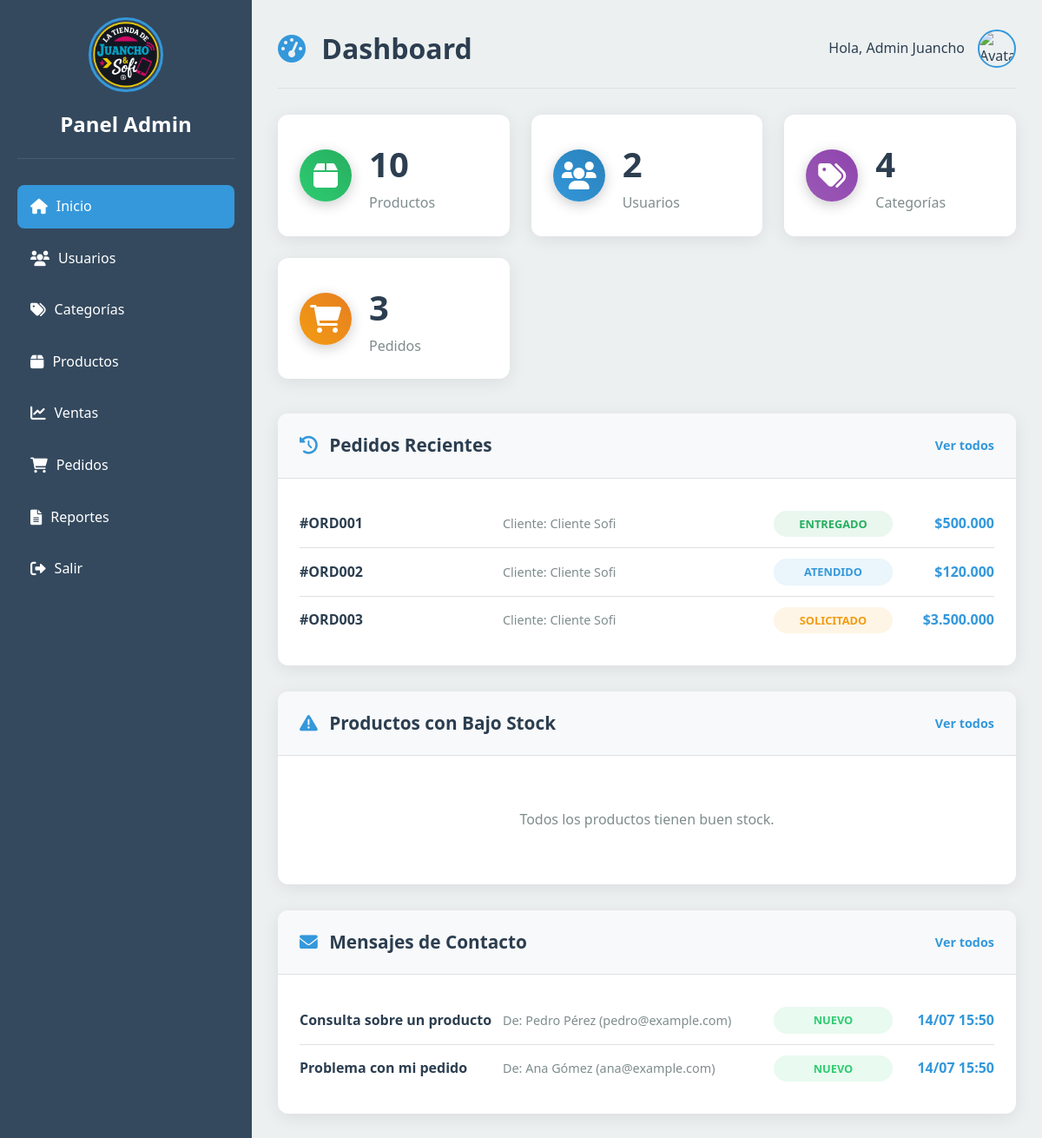
Page /admin/index.php (signed in) on the committed database.
### tables this page shows
CREATE TABLE ordenes (
    id INT PRIMARY KEY AUTO_INCREMENT,
    id_usuario INT NOT NULL,
    codigo VARCHAR(20) UNIQUE NOT NULL,  
    fecha TIMESTAMP DEFAULT CURRENT_TIMESTAMP,
    total DECIMAL(10, 2) NOT NULL,
    estado VARCHAR(50) DEFAULT 'Solicitado',  
    tipo_venta VARCHAR(50) NOT NULL,  
    direccion_envio TEXT,
    metodo_pago VARCHAR(50),
    telefono_contacto BIGINT,
    FOREIGN KEY (id_usuario) REFERENCES usuarios(id) ON DELETE CASCADE
);

CREATE TABLE usuarios (
    id INT PRIMARY KEY AUTO_INCREMENT,
    nombre VARCHAR(255) NOT NULL,
    correo VARCHAR(150) UNIQUE NOT NULL,
    celular BIGINT,
    clave VARCHAR(100) NOT NULL,
    rol VARCHAR(50) DEFAULT 'cliente',  
    fecha_registro TIMESTAMP DEFAULT CURRENT_TIMESTAMP
);

CREATE TABLE contactar (
    id INT PRIMARY KEY AUTO_INCREMENT,
    nombre VARCHAR(255) NOT NULL,
    correo VARCHAR(150) NOT NULL,
    asunto VARCHAR(255),
    mensaje TEXT NOT NULL,
    fecha_envio TIMESTAMP DEFAULT CURRENT_TIMESTAMP
);

### admin/index.php (the view, shortened to what this page needs)
<?php
$database = new Database();
$db = $database->getConnection();
$total_productos = $db->query("SELECT COUNT(*) FROM productos")->fetchColumn();
$total_usuarios = $db->query("SELECT COUNT(*) FROM usuarios")->fetchColumn();
$total_categorias = $db->query("SELECT COUNT(*) FROM categorias")->fetchColumn();
$total_pedidos = $db->query("SELECT COUNT(*) FROM ordenes")->fetchColumn();
$stmt_pedidos = $db->prepare("
    SELECT o.*, u.nombre as cliente_nombre
    FROM ordenes o
    JOIN usuarios u ON o.id_usuario = u.id
    ORDER BY o.fecha DESC
    LIMIT 5
");
$stmt_pedidos->execute();
$pedidos_recientes = $stmt_pedidos->fetchAll(PDO::FETCH_ASSOC);
$stmt_stock = $db->prepare("SELECT * FROM productos WHERE cantidad < 10 ORDER BY cantidad ASC LIMIT 5");
$stmt_stock->execute();
$productos_bajo_stock = $stmt_stock->fetchAll(PDO::FETCH_ASSOC);
$stmt_contacto = $db->prepare("SELECT * FROM contactar ORDER BY fecha_envio DESC LIMIT 5");
$stmt_contacto->execute();
$mensajes_contacto = $stmt_contacto->fetchAll(PDO::FETCH_ASSOC);
?>
<!DOCTYPE html>
<html lang="es">
<head>
    <link rel="stylesheet" href="../css/admin.css">
    <link rel="stylesheet" href="https://cdnjs.cloudflare.com/ajax/libs/font-awesome/6.0.0/css/all.min.css">
</head>
<body>
    <div class="admin-container">
        <nav class="sidebar">
            <div class="logo">
                <img src="../Logo/Logo juancho.png" alt="Logo" class="logo-img">
                <h3>Panel Admin</h3>
            </div>
            <ul class="nav-menu">
                <li><a href="index.php" class="active"><i class="fas fa-home"></i> Inicio</a></li>
                <li><a href="usuarios.php"><i class="fas fa-users"></i> Usuarios</a></li>
                <li><a href="categorias.php"><i class="fas fa-tags"></i> Categorías</a></li>
                <li><a href="productos.php"><i class="fas fa-box"></i> Productos</a></li>
                <li><a href="ventas.php"><i class="fas fa-chart-line"></i> Ventas</a></li>
                <li><a href="pedidos.php"><i class="fas fa-shopping-cart"></i> Pedidos</a></li>
                <li><a href="reportes.php"><i class="fas fa-file-alt"></i> Reportes</a></li>
                <li><a href="../logout.php"><i class="fas fa-sign-out-alt"></i> Salir</a></li>
            </ul>
        </nav>
        <main class="main-content">
            <header class="content-header">
                <h1><i class="fas fa-tachometer-alt"></i> Dashboard</h1>
                <div class="user-info">
                    <span>Hola, <?php echo htmlspecialchars($_SESSION['user_name']); ?></span>
                    <img src="../images/admin-avatar.png" alt="Avatar" class="user-avatar">
                </div>
            </header>
            <div class="stats-grid">
                <div class="stat-card">
                    <div class="stat-icon products">
                        <i class="fas fa-box"></i>
                    </div>
                    <div class="stat-info">
                        <h3><?php echo $total_productos; ?></h3>
                        <p>Productos</p>
                    </div>
                </div>
                <div class="stat-card">
                    <div class="stat-icon users">
                        <i class="fas fa-users"></i>
                    </div>
                    <div class="stat-info">
                        <h3><?php echo $total_usuarios; ?></h3>
                        <p>Usuarios</p>
                    </div>
                </div>
                <div class="stat-card">
                    <div class="stat-icon categories">
                        <i class="fas fa-tags"></i>
                    </div>
                    <div class="stat-info">
                        <h3><?php echo $total_categorias; ?></h3>
                        <p>Categorías</p>
                    </div>
                </div>
                <div class="stat-card">
                    <div class="stat-icon orders">
                        <i class="fas fa-shopping-cart"></i>
                    </div>
                    <div class="stat-info">
                        <h3><?php echo $total_pedidos; ?></h3>
                        <p>Pedidos</p>
                    </div>
                </div>
            </div>
            <div class="summary-sections">
                <div class="card">
                    <div class="card-header">
                        <h3><i class="fas fa-history"></i> Pedidos Recientes</h3>
                        <a href="pedidos.php" class="view-all">Ver todos</a>
                    </div>
                    <div class="card-body">
                        <?php if (!empty($pedidos_recientes)): ?>
                        <ul class="recent-list">
                            <?php foreach ($pedidos_recientes as $pedido): ?>
                            <li>
                                <span class="list-item-title">#<?php echo htmlspecialchars($pedido['codigo']); ?></span>
                                <span class="list-item-meta">Cliente: <?php echo htmlspecialchars($pedido['cliente_nombre']); ?></span>
                                <span class="list-item-status status-<?php echo strtolower($pedido['estado']); ?>"><?php echo htmlspecialchars($pedido['estado']); ?></span>
                                <span class="list-item-amount">$<?php echo number_format($pedido['total'], 0, ',', '.'); ?></span>
                            </li>
                            <?php endforeach; ?>
                        </ul>
                        <?php else: ?>
                        <p class="empty-state-text">No hay pedidos recientes.</p>
                        <?php endif; ?>
                    </div>
                </div>
                <div class="card">
                    <div class="card-header">
                        <h3><i class="fas fa-exclamation-triangle"></i> Productos con Bajo Stock</h3>
                        <a href="productos.php?stock=low" class="view-all">Ver todos</a>
                    </div>
                    <div class="card-body">
                        <?php if (!empty($productos_bajo_stock)): ?>
                        <ul class="recent-list">
                            <?php foreach ($productos_bajo_stock as $producto): ?>
                            <li>
                                <span class="list-item-title"><?php echo htmlspecialchars($producto['nombre']); ?></span>
                                <span class="list-item-meta">Categoría: <?php echo htmlspecialchars($producto['id_categoria']); ?></span>
                                <span class="list-item-status status-low-stock">Stock: <?php echo htmlspecialchars($producto['cantidad']); ?></span>
                                <span class="list-item-amount">$<?php echo number_format($producto['precio_unitario'], 0, ',', '.'); ?></span>
                            </li>
                            <?php endforeach; ?>
                        </ul>
                        <?php else: ?>
                        <p class="empty-state-text">Todos los productos tienen buen stock.</p>
                        <?php endif; ?>
                    </div>
                </div>
                <div class="card">
                    <div class="card-header">
                        <h3><i class="fas fa-envelope"></i> Mensajes de Contacto</h3>
                        <a href="#" class="view-all">Ver todos</a>
                    </div>
                    <div class="card-body">
                        <?php if (!empty($mensajes_contacto)): ?>
                        <ul class="recent-list">
                            <?php foreach ($mensajes_contacto as $mensaje): ?>
                            <li>
                                <span class="list-item-title"><?php echo htmlspecialchars($mensaje['asunto']); ?></span>
                                <span class="list-item-meta">De: <?php echo htmlspecialchars($mensaje['nombre']); ?> (<?php echo htmlspecialchars($mensaje['correo']); ?>)</span>
                                <span class="list-item-status status-new">Nuevo</span>
                                <span class="list-item-amount"><?php echo date('d/m H:i', strtotime($mensaje['fecha_envio'])); ?></span>
                            </li>
                            <?php endforeach; ?>
                        </ul>
                        <?php else: ?>
                        <p class="empty-state-text">No hay mensajes de contacto recientes.</p>
                        <?php endif; ?>
                    </div>
                </div>
            </div>
        </main>
    </div>
</body>
</html>

### rows in the picture
ordenes: codigo "ORD001", id_usuario.nombre "Cliente Sofi", estado "ENTREGADO", total "500.000"
ordenes: codigo "ORD002", id_usuario.nombre "Cliente Sofi", estado "ATENDIDO", total "120.000"
ordenes: codigo "ORD003", id_usuario.nombre "Cliente Sofi", estado "SOLICITADO", total "3.500.000"
contactar: asunto "Consulta sobre un producto", nombre "Pedro Pérez", correo "pedro@example.com", fecha_envio "14/07 15:50"
contactar: asunto "Problema con mi pedido", nombre "Ana Gómez", correo "ana@example.com", fecha_envio "14/07 15:50"

### other values in the picture
$_SESSION['user_name'] "Admin Juancho"
$total_productos "10"
$total_usuarios "2"
$total_categorias "4"
$total_pedidos "3"
